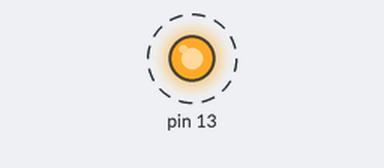
A sketch run on a simulated Arduino Uno, built with avr-gcc and run on an emulated ATmega328P. Shown: output pins drawn as LEDs (lit = HIGH). Dashed ring = blinking.

Above: at 8.18 s.
Timing chart, 0 to 11.0 s (numbered marks = the images above):
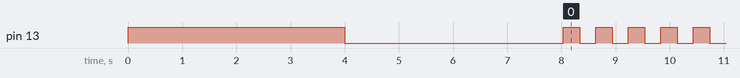

Measured:
- by itself, pin 13: repeats every 0.60 s: HIGH 0.30 s, LOW 0.30 s

The sketch:

bluetooth.ino
```cpp
#include <SoftwareSerial.h>


SoftwareSerial hs(2,3); //TX, RX

char NAME[15]= "HC-06 AS";
char BPS = '4';
char psw [5]= "2812";
 void setup()
{
   hs.begin(9600);
   pinMode(13,OUTPUT);
   digitalWrite(13,HIGH);
   delay(4000);
    digitalWrite(13,LOW);

     hs.print("AT");
     delay(1000);

     hs.print("AT+NAME");
     hs.print(NAME);
     delay(1000);

     hs.print("AT+BAUD");
     hs.print(BPS);
     delay(1000);

     hs.print("AT+PIN");
     hs.print(psw);
     delay(1000);
 }

void loop()
{
 digitalWrite(13,!digitalRead(13));
 delay(300);
}
```
